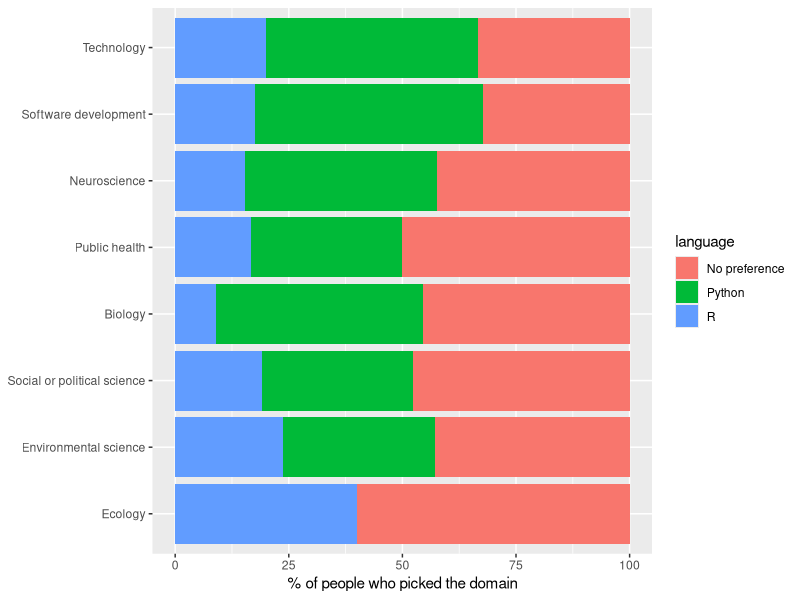
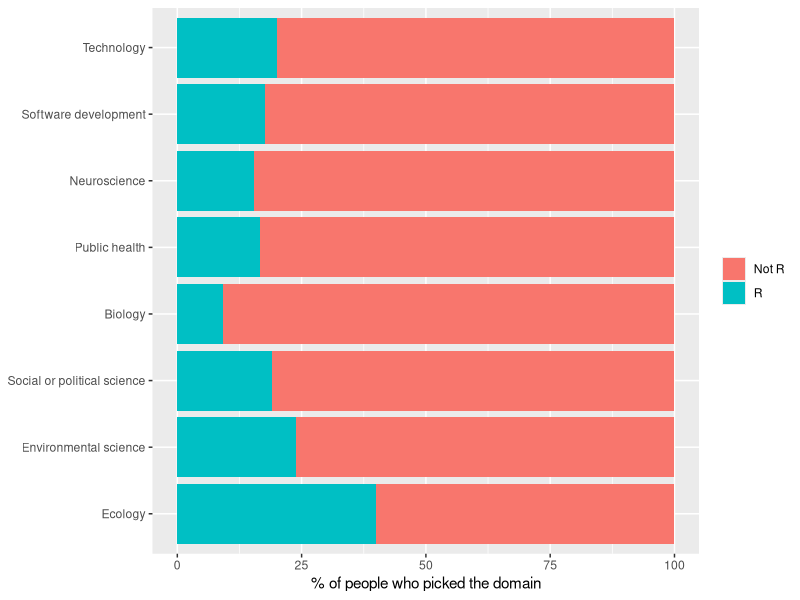
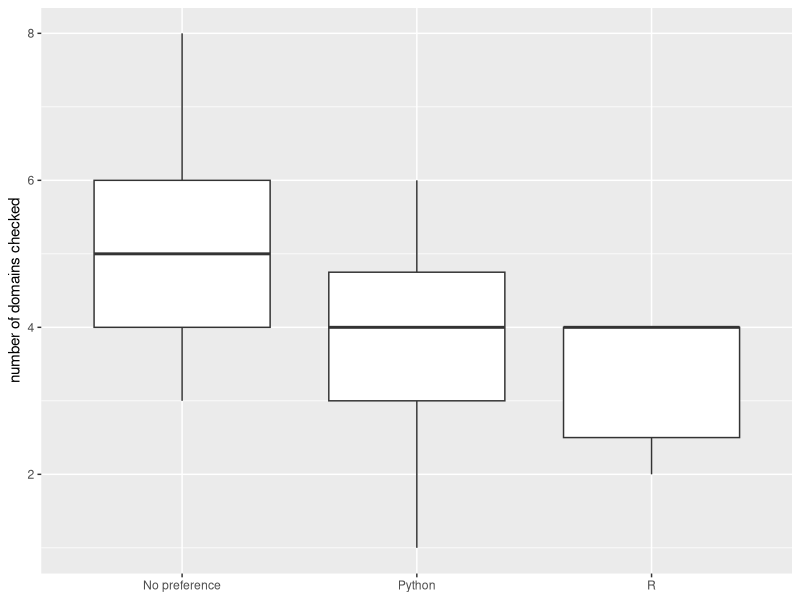
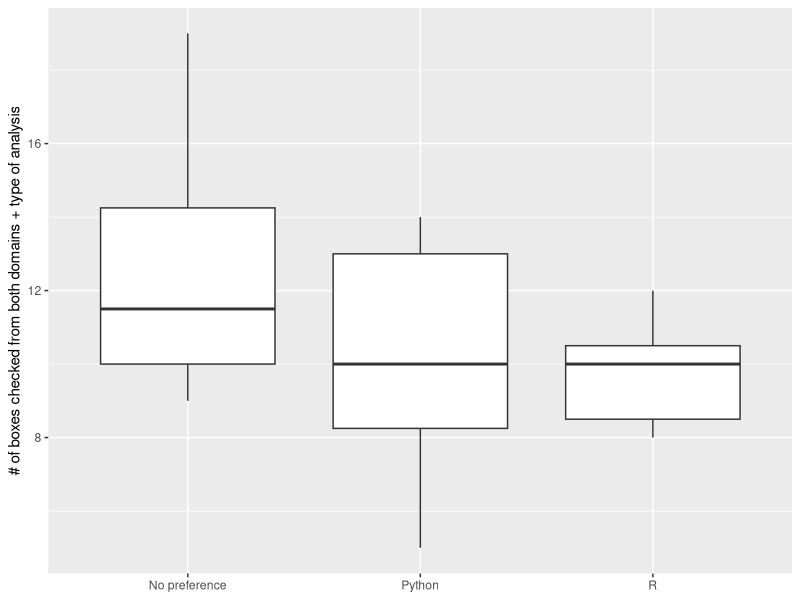

These figures' R source, in order:
# Findings (language preference vs domains / comfort ratings, n = 49)
# Sample: 22 Python, 16 no preference, 11 R. Groups are unbalanced, R is the smallest.
# Cleaning: dropped 7 domains that only 1 person picked (8 domains kept). All 11 types of work kept.
#
# 1. Domain picks vs language: Python is the top answer in most domains, but it is 45% of the class,
#    so that alone is not a pattern. No domain clearly separated the groups.
#
# 2. Comfort ratings (1-5) vs language: Python people rated themselves slightly higher.
#    Averages (Python / R / No pref): prog 3.86 / 3.55 / 3.56, math 4.18 / 4.00 / 3.69, stat 4.27 / 4.27 / 3.88
#    Not significant (Kruskal-Wallis: prog p = 0.42, math p = 0.19, stat p = 0.22), so these are
#    possible trends that need a bigger sample.
#
# 3. Number of boxes checked vs language: no preference people checked more.
#    Domains: 5.06 (No pref) vs 3.68 (Python) vs 3.27 (R), Kruskal-Wallis p = 0.012
#      No pref vs R: adj p = 0.017, No pref vs Python: adj p = 0.049 (borderline), Python vs R: p = 0.41
#    Total (domains + types of work): 12.4 vs 10.1 vs 9.73, p = 0.047 (borderline, side note)
#    Possible reason: broader interests or less experience, but the data cannot say why.
#
# Limits: small sample, small R group, self-reported answers, one class, several tests run.

library(tidyverse)

processed <- read_csv("data/background_interest_processed.csv")

# columns 31-45 are the domains, 46-56 are the types of work
# (check these still match the CSV if the processing script changes)
domains <- names(processed)[31:45]
methods <- names(processed)[46:56]

# 1. how many people picked each domain (drop the ones only 1 person picked)
counts <- sort(colSums(processed[domains]), decreasing = TRUE)
counts
keep <- names(counts[counts > 1])

# percent of each domain's pickers by language
domain_pct <- processed %>%
  pivot_longer(all_of(keep), names_to = "domain", values_to = "picked") %>%
  filter(picked == 1) %>%
  mutate(pref = ifelse(language == "R", "R", "Not R"))

# plot 1: Python vs R vs No preference
domain_pct %>%
  count(domain, language) %>%
  group_by(domain) %>%
  mutate(total = sum(n), pct = 100 * n / total) %>%
  ggplot(aes(reorder(domain, total), pct, fill = language)) +
  geom_col() + coord_flip() +
  labs(x = NULL, y = "% of people who picked the domain")
# ggsave("results/domain_pct_by_language.png", width = 7, height = 4)

# plot 2: R vs Not R
domain_pct %>%
  count(domain, pref) %>%
  group_by(domain) %>%
  mutate(total = sum(n), pct = 100 * n / total) %>%
  ggplot(aes(reorder(domain, total), pct, fill = pref)) +
  geom_col() + coord_flip() +
  labs(x = NULL, y = "% of people who picked the domain", fill = NULL)
# ggsave("results/domain_pct_R_vs_notR.png", width = 7, height = 4)

# 2. number of boxes each person checked
processed$n_domains <- rowSums(processed[keep])
processed$n_methods <- rowSums(processed[methods])
processed$n_picks <- processed$n_domains + processed$n_methods

mean(processed$n_picks)   # overall average

processed %>%
  group_by(language) %>%
  summarize(people = n(),
            avg_domains = mean(n_domains),
            avg_methods = mean(n_methods),
            avg_picks = mean(n_picks))

# plot 3: domains checked by language
ggplot(processed, aes(language, n_domains)) +
  geom_boxplot() +
  labs(x = NULL, y = "number of domains checked")
# ggsave("results/domains_checked_by_language.png", width = 6, height = 4)

# plot 4: total boxes checked (domains + types of work) by language
ggplot(processed, aes(language, n_picks)) +
  geom_boxplot() +
  labs(x = NULL, y = "# of boxes checked from both domains + type of analysis")

# 3. average comfort ratings (1 to 5) by language
processed %>%
  group_by(language) %>%
  summarize(prog = mean(prog.comf), math = mean(math.comf), stat = mean(stat.comf))

# 4. tests: do the 3 language groups differ?
# comfort ratings (none significant)
kruskal.test(prog.comf ~ language, data = processed)
kruskal.test(math.comf ~ language, data = processed)
kruskal.test(stat.comf ~ language, data = processed)

# boxes checked (both significant, domains is the cleaner result)
kruskal.test(n_domains ~ language, data = processed)
kruskal.test(n_picks ~ language, data = processed)

# which groups differ on domains checked?
# No pref vs R: 0.017, No pref vs Python: 0.049 (weaker), Python vs R: 0.405
pairwise.wilcox.test(processed$n_domains, processed$language, exact = FALSE)
